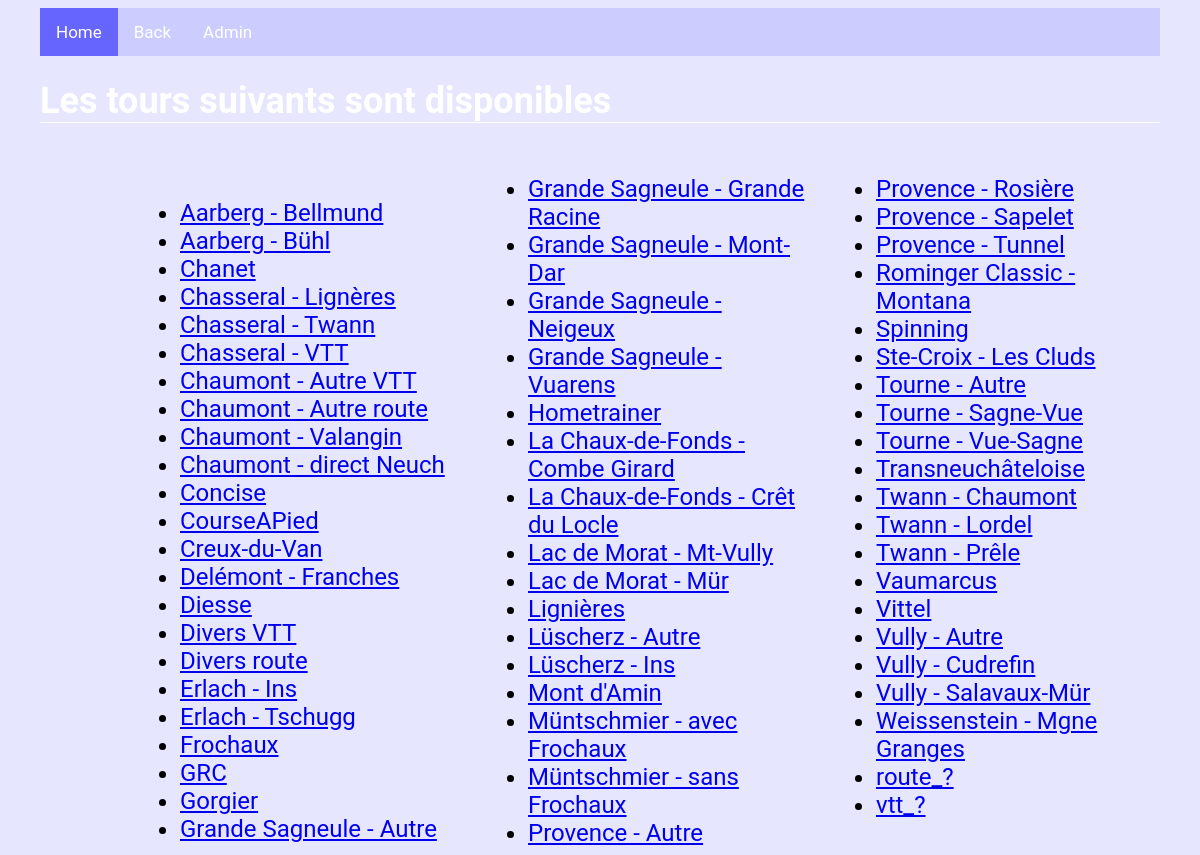
/biketours/tours/, run on an earlier commit of the app's database.
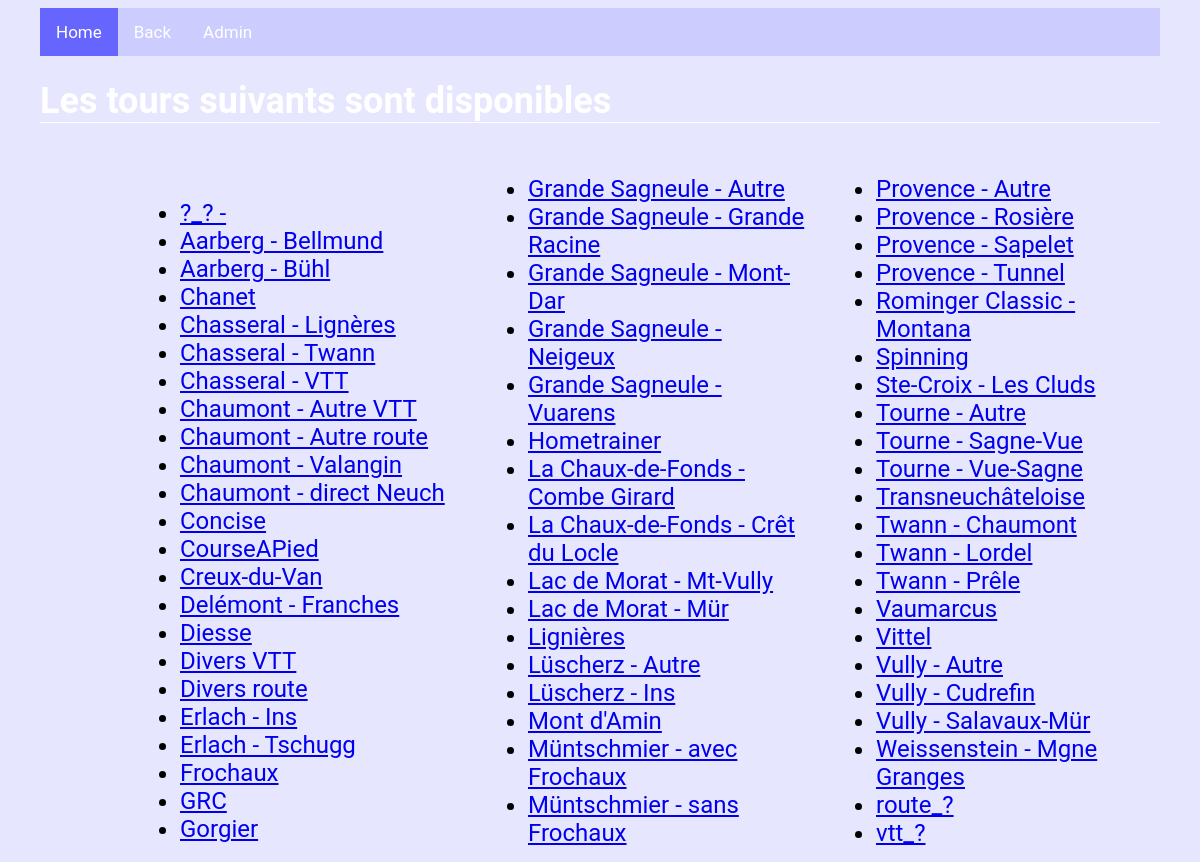
And on a later commit of the database.
### biketours/models.py (models this page shows, shortened)
class BikeTour(models.Model):
    Parcours = models.CharField(max_length=250, default=None)
    Variante = models.CharField(max_length=250, default=None, blank=True, null=True)
    But = models.ForeignKey(But, on_delete=models.CASCADE)
    Type = models.ForeignKey(Type, on_delete=models.CASCADE)
    Descriptif = models.CharField(max_length=1000, default=None, blank=True, null=True)
    Descr_part_1 = models.CharField(max_length=250, default=None, blank=True, null=True)
    Dist_part_1 = models.FloatField(default=None, blank=True, null=True)
    Deniv_part_1 = models.FloatField(default=None, blank=True, null=True)
    Descr_part_2 = models.CharField(max_length=250, default=None, blank=True, null=True)
    Dist_part_2 = models.FloatField(default=None, blank=True, null=True)
    Deniv_part_2 = models.FloatField(default=None, blank=True, null=True)
    Descr_part_3 = models.CharField(max_length=250, default=None, blank=True, null=True)
    Dist_part_3 = models.FloatField(default=None, blank=True, null=True)
    Deniv_part_3 = models.FloatField(default=None, blank=True, null=True)
    Descr_part_4 = models.CharField(max_length=250, default=None, blank=True, null=True)
    Dist_part_4 = models.FloatField(default=None, blank=True, null=True)
    Deniv_part_4 = models.FloatField(default=None, blank=True, null=True)
    Descr_part_5 = models.CharField(max_length=250, default=None, blank=True, null=True)
    Dist_part_5 = models.FloatField(default=None, blank=True, null=True)
    Deniv_part_5 = models.FloatField(default=None, blank=True, null=True)
    Descr_part_6 = models.CharField(max_length=250, default=None, blank=True, null=True)
    Dist_part_6 = models.FloatField(default=None, blank=True, null=True)
    Deniv_part_6 = models.FloatField(default=None, blank=True, null=True)
    Descr_part_7 = models.CharField(max_length=250, default=None, blank=True, null=True)
    Dist_part_7 = models.FloatField(default=None, blank=True, null=True)
    Deniv_part_7 = models.FloatField(default=None, blank=True, null=True)
    Descr_part_8 = models.CharField(max_length=250, default=None, blank=True, null=True)
    Dist_part_8 = models.FloatField(default=None, blank=True, null=True)
    Deniv_part_8 = models.FloatField(default=None, blank=True, null=True)
    Descr_part_9 = models.CharField(max_length=250, default=None, blank=True, null=True)
    Dist_part_9 = models.FloatField(default=None, blank=True, null=True)
    Deniv_part_9 = models.FloatField(default=None, blank=True, null=True)
    Descr_part_10 = models.CharField(max_length=250, default=None, blank=True, null=True)
    Dist_part_10 = models.FloatField(default=None, blank=True, null=True)
    Deniv_part_10 = models.FloatField(default=None, blank=True, null=True)
    def __str__(self):
        if self.Variante is None:
            return(self.Parcours)
        else :
            return(self.Parcours + " - " + self.Variante)

### biketours/views.py (the view)
def index_tours(request):
    all_tours = BikeTour.objects.all().order_by("Parcours", "Variante")
    context = {"all_tours":all_tours}
    return render(request, "biketours/tours.html" ,context)

### biketours/templates/biketours/tours.html (shortened to what this page needs)
{% extends 'biketours/base.html' %}
{% block content %}
<h1> Les tours suivants sont disponibles </h1>
{% if all_tours %}
	<div class="index_l">
	<ul>
		{% for n in all_tours %}
		<li><a href="./{{n.pk}}/">{{n}} </a></li>
		{% endfor %}
	</ul>
	</div>
{% else %}
	<h1> C'est vide ? .... </h1>
{% endif %}
{% endblock %}

What changed in the data, as far as the page shows it:
added BikeTour: Variante+Parcours "?_? -"
